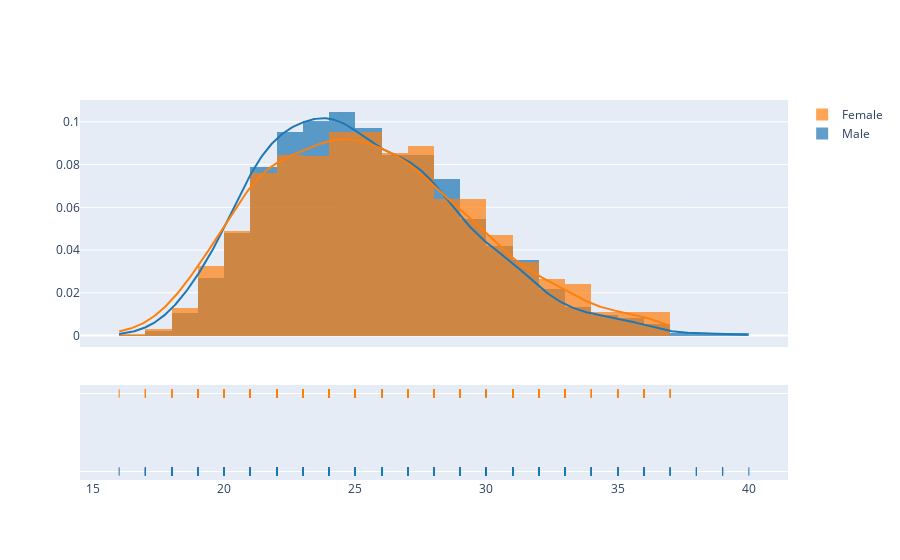

Source (notebook cell):
### Code cell
from load_data import SportStatistics
test = SportStatistics()
asd = test.age("Basketball").to_json()

ddd = pd.read_json(asd)

####
gg = [ddd[ddd["Male"].notna()]["Male"], ddd[ddd["Female"].notna()]["Female"]]

fig = ff.create_distplot(gg, ddd.columns)
fig.show()

### Figure 1 — Plotly figure (JSON) as saved in the notebook; plotly's stock layout.template omitted (floating-point values rounded to 4 significant figures; data arrays with more than 128 entries replaced by an {"elided": "..."} marker saying what was removed)
{"data": [{"autobinx": false, "histnorm": "probability density", "legendgroup": "Male", "marker": {"color": "rgb(31, 119, 180)"}, "name": "Male", "opacity": 0.7, "type": "histogram", "x": {"elided": "3094 int values"}, "xaxis": "x", "xbins": {"end": 40, "size": 1, "start": 16}, "yaxis": "y"}, {"autobinx": false, "histnorm": "probability density", "legendgroup": "Female", "marker": {"color": "rgb(255, 127, 14)"}, "name": "Female", "opacity": 0.7, "type": "histogram", "x": {"elided": "1256 int values"}, "xaxis": "x", "xbins": {"end": 37, "size": 1, "start": 16}, "yaxis": "y"}, {"legendgroup": "Male", "marker": {"color": "rgb(31, 119, 180)"}, "mode": "lines", "name": "Male", "showlegend": false, "type": "scatter", "x": {"elided": "500 float values"}, "xaxis": "x", "y": {"elided": "500 float values"}, "yaxis": "y"}, {"legendgroup": "Female", "marker": {"color": "rgb(255, 127, 14)"}, "mode": "lines", "name": "Female", "showlegend": false, "type": "scatter", "x": {"elided": "500 float values"}, "xaxis": "x", "y": {"elided": "500 float values"}, "yaxis": "y"}, {"legendgroup": "Male", "marker": {"color": "rgb(31, 119, 180)", "symbol": "line-ns-open"}, "mode": "markers", "name": "Male", "showlegend": false, "type": "scatter", "x": {"elided": "3094 int values"}, "xaxis": "x", "y": {"elided": "3094 str values"}, "yaxis": "y2"}, {"legendgroup": "Female", "marker": {"color": "rgb(255, 127, 14)", "symbol": "line-ns-open"}, "mode": "markers", "name": "Female", "showlegend": false, "type": "scatter", "x": {"elided": "1256 int values"}, "xaxis": "x", "y": {"elided": "1256 str values"}, "yaxis": "y2"}], "layout": {"barmode": "overlay", "hovermode": "closest", "legend": {"traceorder": "reversed"}, "xaxis": {"anchor": "y2", "domain": [0, 1], "zeroline": false}, "yaxis": {"anchor": "free", "domain": [0.35, 1], "position": 0}, "yaxis2": {"anchor": "x", "domain": [0, 0.25], "dtick": 1, "showticklabels": false}}}
